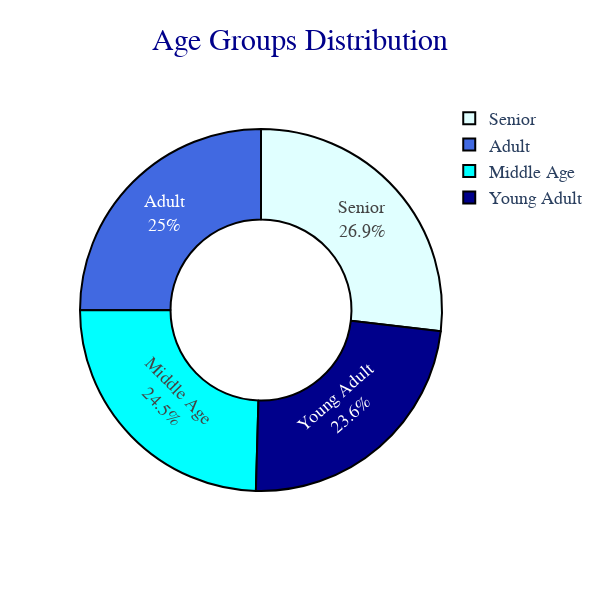

Notebook cell for this chart:
### Markdown cell above
<a id="Import"></a>
# <p style="background-color: #000000; font-family:calibri; color: #7FFF00; font-size:140%; text-align:center; border : 4px dashed #7FFF00 ;border-radius:90px 90px 90px 90px;"> Distribution of Age groups 👥

### Code cell
heading("Pie plot of age groups")
age_groups = liver.groupby('Age_group').size()
colors=['darkblue', 'royalblue', 'cyan', 'lightcyan']
fig = go.Figure(data=[go.Pie(hole=0.5, labels=age_groups.index, values=age_groups.values, textinfo ='label+percent', marker=dict(colors=colors, line=dict(color='black', width=2)))])
fig.update_layout(title = 'Age Groups Distribution', width=600, height=600, title_x=0.5, title_font_family="Times New Roman", title_font_color="darkblue", title_font_size=30, font_family="Times New Roman", font_size=18)
fig.show()

### Figure 1 — Plotly figure (JSON) as saved in the notebook; plotly's stock layout.template omitted (floating-point values rounded to 4 significant figures)
{"data": [{"hole": 0.5, "labels": ["Young Adult", "Adult", "Middle Age", "Senior"], "marker": {"colors": ["darkblue", "royalblue", "cyan", "lightcyan"], "line": {"color": "black", "width": 2}}, "textinfo": "label+percent", "type": "pie", "values": [393, 417, 409, 448]}], "layout": {"font": {"family": "Times New Roman", "size": 18}, "height": 600, "title": {"font": {"color": "darkblue", "family": "Times New Roman", "size": 30}, "text": "Age Groups Distribution", "x": 0.5}, "width": 600}}
